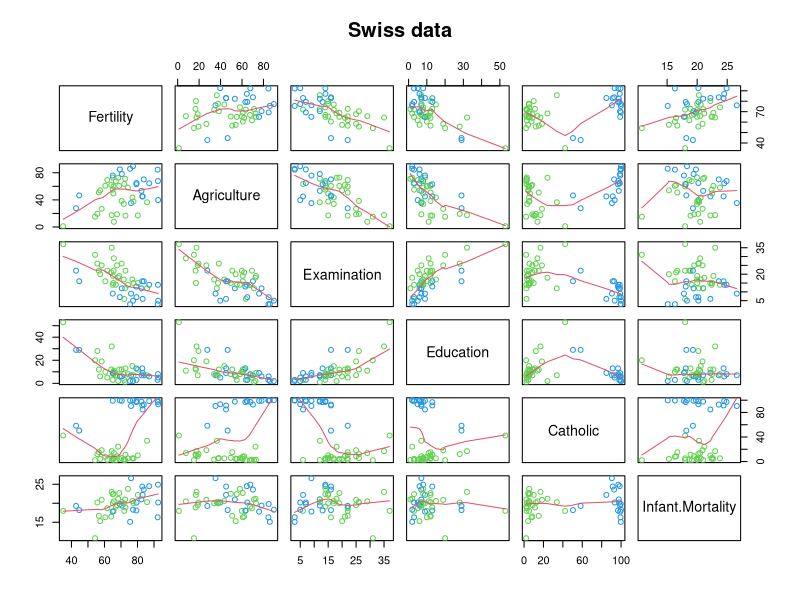
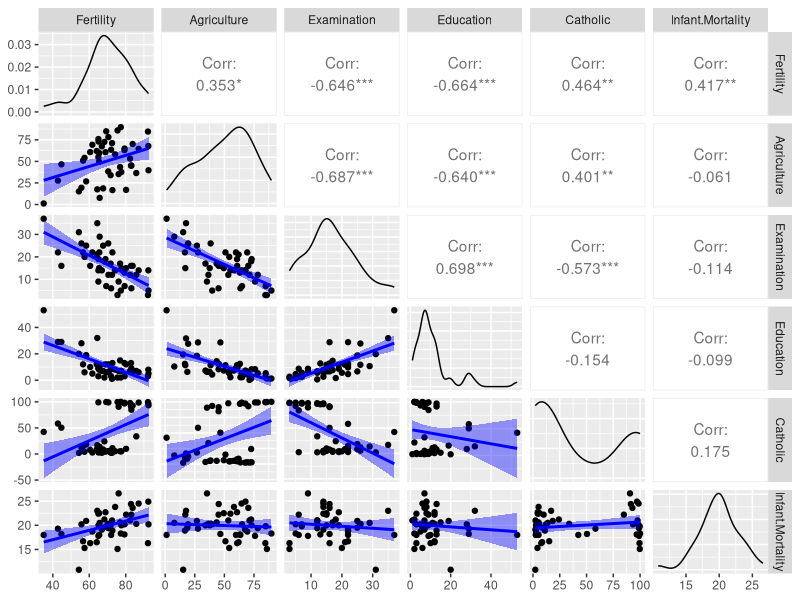
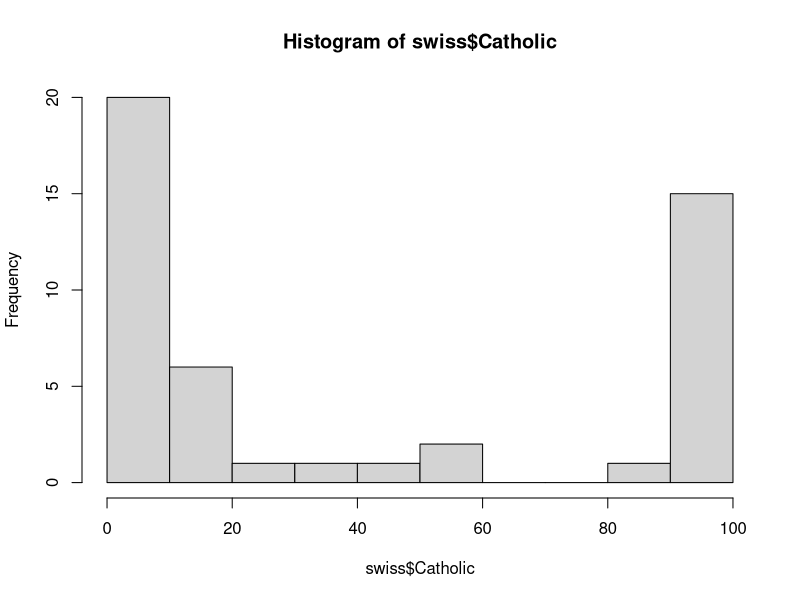
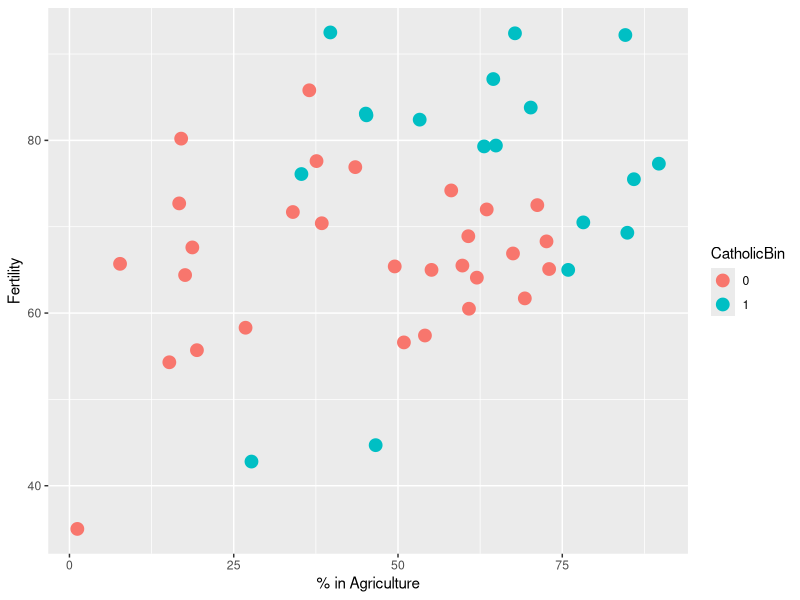
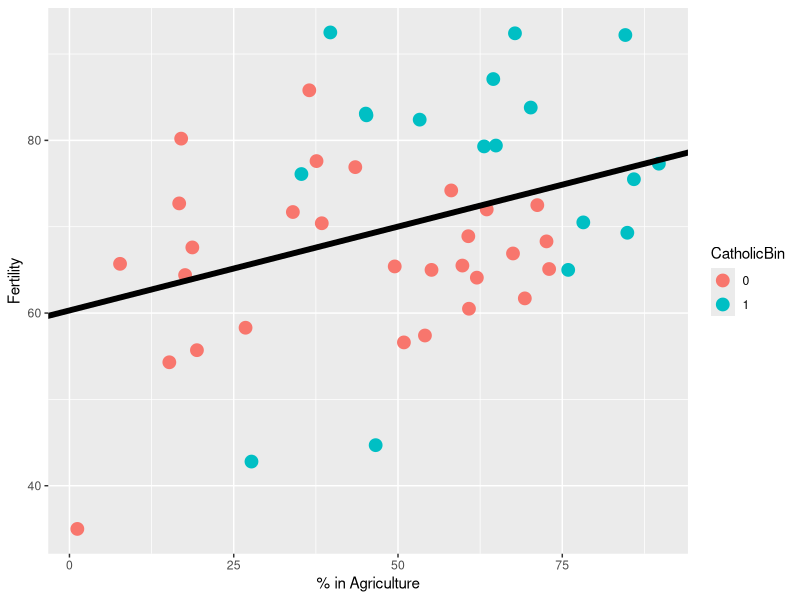
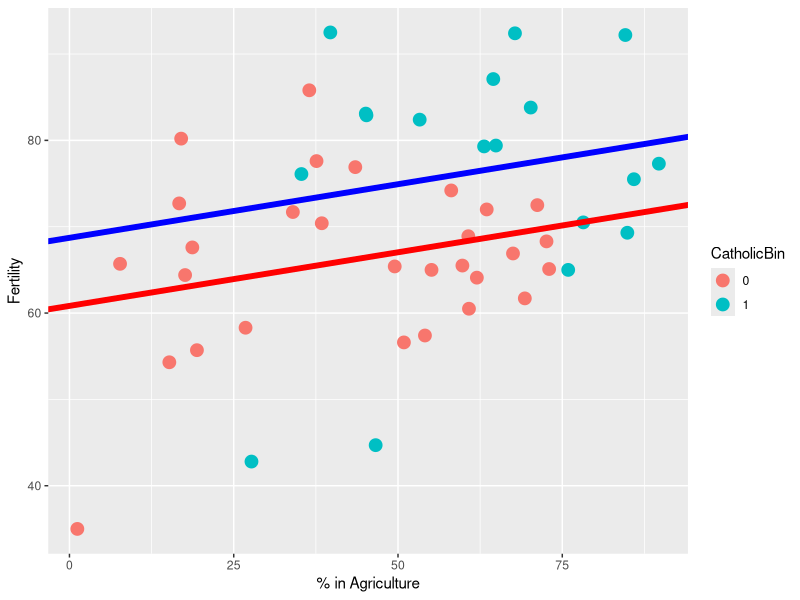
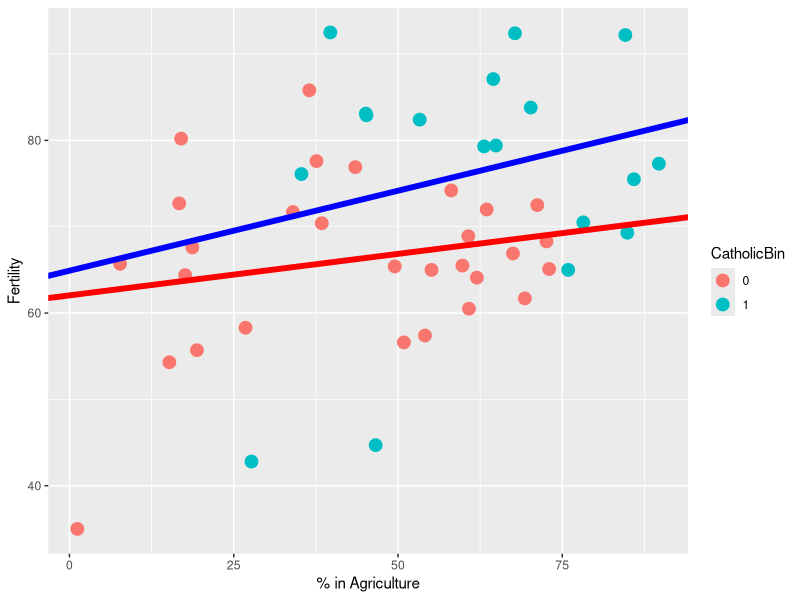

Reproduce these figures in R, in order.
## ---- chunk 1
### 0 setup
library(datasets)
data(swiss)
require(stats); require(graphics)
library(dplyr)
require(GGally); require(ggplot2)
## ---- chunk 2
summary(swiss)
## ---- chunk 3
pairs(swiss, panel = panel.smooth, main = "Swiss data", col = 3 + (swiss$Catholic > 50))
## ---- chunk 4
### more informative plot, with LM
#require(GGally); require(ggplot2)
my_fn <- function(data, mapping, ...){
p <- ggplot(data = data, mapping = mapping) + 
    geom_point() + 
    geom_smooth(method=lm, fill="blue", color="blue", ...)
p
}
g <- ggpairs(swiss, lower=list(continuous=my_fn))
g
## ---- chunk 5
### Calling lm()
fit_all <- lm(Fertility ~ . , data = swiss)
summary(fit_all)$coefficients
## ---- chunk 6
summary(lm(Fertility ~ Agriculture, data = swiss))$coefficients
## ---- chunk 7
summary(lm(Fertility ~ Agriculture + Education + Examination, data = swiss))$coefficients
## ---- chunk 8
hist(swiss$Catholic)
## ---- chunk 9
#create binary catholic variable
#library(dplyr)
swiss2 = mutate(swiss, CatholicBin = 1 * (Catholic>50))
swiss2$CatholicBin <- as.factor(swiss2$CatholicBin)
#plot
g<-ggplot(swiss2, aes(x=Agriculture, y=Fertility, color=CatholicBin))
g<-g+geom_point(size=4)
g<-g+xlab("% in Agriculture") + ylab("Fertility")
g

## ---- chunk 10
fit1 <- lm(Fertility ~ Agriculture, swiss2)
g1 <-g
g1 <-g1 + geom_abline(intercept = coef(fit1)[1], slope=coef(fit1)[2], size=2)
g1

summary(fit1)$coef
## ---- chunk 11
fit2 <- lm(Fertility ~ Agriculture + CatholicBin, swiss2)
summary(fit2)$coef
#note: if no factor fit2 <- lm(Fertility ~ Agriculture + factor(CatholicBin), swiss2)
g1 <-g
g1 <-g1 + geom_abline(intercept = coef(fit2)[1], slope=coef(fit2)[2], size=2, color="red")
g1 <-g1 + geom_abline(intercept = coef(fit2)[1] + coef(fit2)[3], slope=coef(fit2)[2], size=2, color="blue")
g1
## ---- chunk 12
fit3 <- lm(Fertility ~ Agriculture * CatholicBin, swiss2)
summary(fit3)$coef
#note: if no factor fit2 <- lm(Fertility ~ Agriculture + factor(CatholicBin), swiss2)
g1 <-g
g1 <-g1 + geom_abline(intercept = coef(fit3)[1], slope=coef(fit3)[2], size=2, color="red")
g1 <-g1 + geom_abline(intercept = coef(fit3)[1] + coef(fit3)[3], slope=coef(fit3)[2]+coef(fit3)[4] , size=2, color="blue")
g1
## ---- chunk 13
citation(package="datasets")
## ---- chunk 14
z <- swiss$Agriculture + swiss$Education
lm(Fertility ~ . + z, data = swiss)
